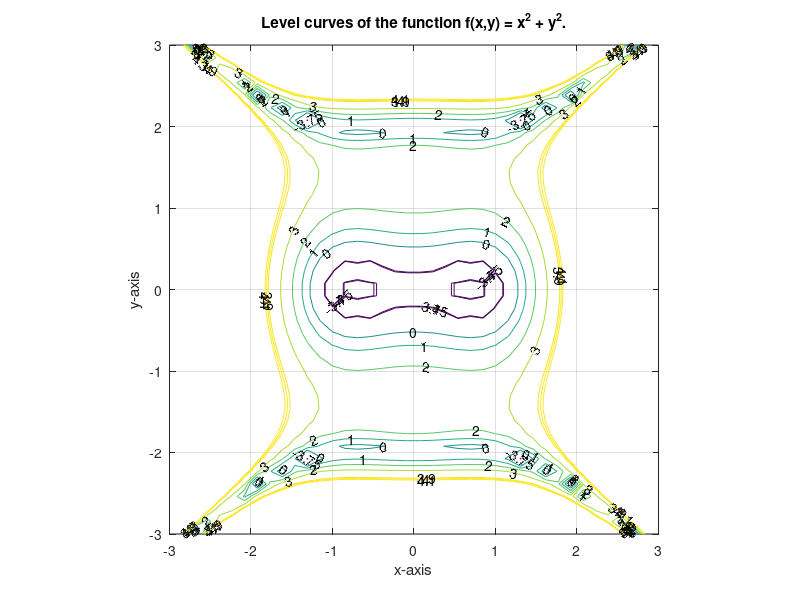

The MATLAB source for this figure:
# stolen from 
# http://msemac.redwoods.edu/~darnold/math50c/matlab/contours/index.xhtml

clear; close all;

x=linspace(-3,3,40);
y=linspace(-3,3,40);
[x,y]=meshgrid(x,y);

#z=x.^3-4*x.^2+2*x.*y-y.^2;
z=x.^4-y.^4-x.^2+4*y.^2;
z=log(z.*z);

[c,h]=contour(x,y,z);
clabel(c,h);

[c,h]=contour(x,y,z,20);
clabel(c,h);

#mesh and contours
meshc(x,y,z);

#contours on hill
contour3(x,y,z);

#implicit plotting
v=[-4,-4];
[c,h]=contour(x,y,z,v);
clabel(c,h);


#v=[-6,-5,-4,-3,-2,-1,0,1];
v=[-4,-15/4,0,1,2,3,3.9,4,4.1];
[c,h]=contour(x,y,z,v);
clabel(c,h);



grid on
axis equal
axis tight

xlabel('x-axis')
ylabel('y-axis')
title('Level curves of the function f(x,y) = x^2 + y^2.')


